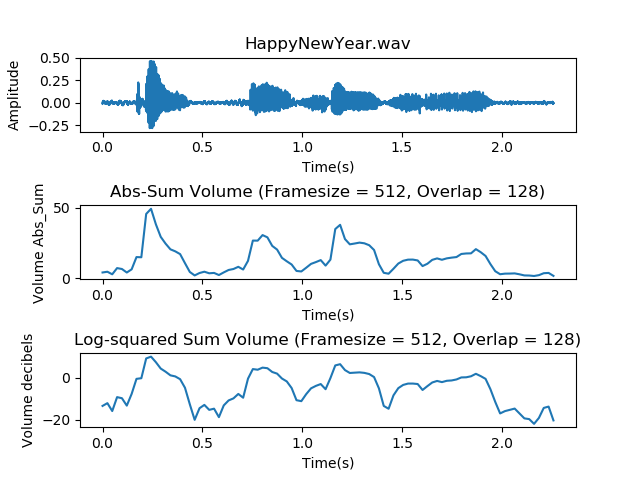

Python code for this plot:
import scipy.io.wavfile as wav
import numpy as np
import matplotlib.pyplot as plt
from DSPbox import frameMat
frameSize = 512
overlap = 128

if __name__ == '__main__':
    rate, signal = wav.read('HappyNewYear.wav')
    size = np.size(signal)
    time = np.linspace(0, size, size) / rate

    signal = signal / 2**15

    enframe = frameMat(signal, frameSize, overlap)
    absv = np.asarray([np.sum(np.abs(f)) for f in enframe.T])
    logv = np.asarray([10 * np.log10(np.sum(f ** 2)) for f in enframe.T])

    # framecount = enframe.shape[1]
    frameTime = (np.linspace(0, enframe.shape[1], enframe.shape[1]) * (frameSize-overlap)) / rate

    plt.subplots_adjust(hspace=1)
    plt.subplot(3, 1, 1)
    plt.plot(time, signal)
    plt.title("HappyNewYear.wav")
    plt.xlabel("Time(s)")
    plt.ylabel("Amplitude")
    plt.subplot(3, 1, 2)
    plt.plot(frameTime, absv)
    plt.title("Abs-Sum Volume (Framesize = 512, Overlap = 128)")
    plt.xlabel("Time(s)")
    plt.ylabel("Volume Abs_Sum")
    plt.subplot(3, 1, 3)
    plt.plot(frameTime, logv)
    plt.title("Log-squared Sum Volume (Framesize = 512, Overlap = 128)")
    plt.xlabel("Time(s)")
    plt.ylabel("Volume decibels")
    plt.savefig('HW09.png')
    plt.show()
